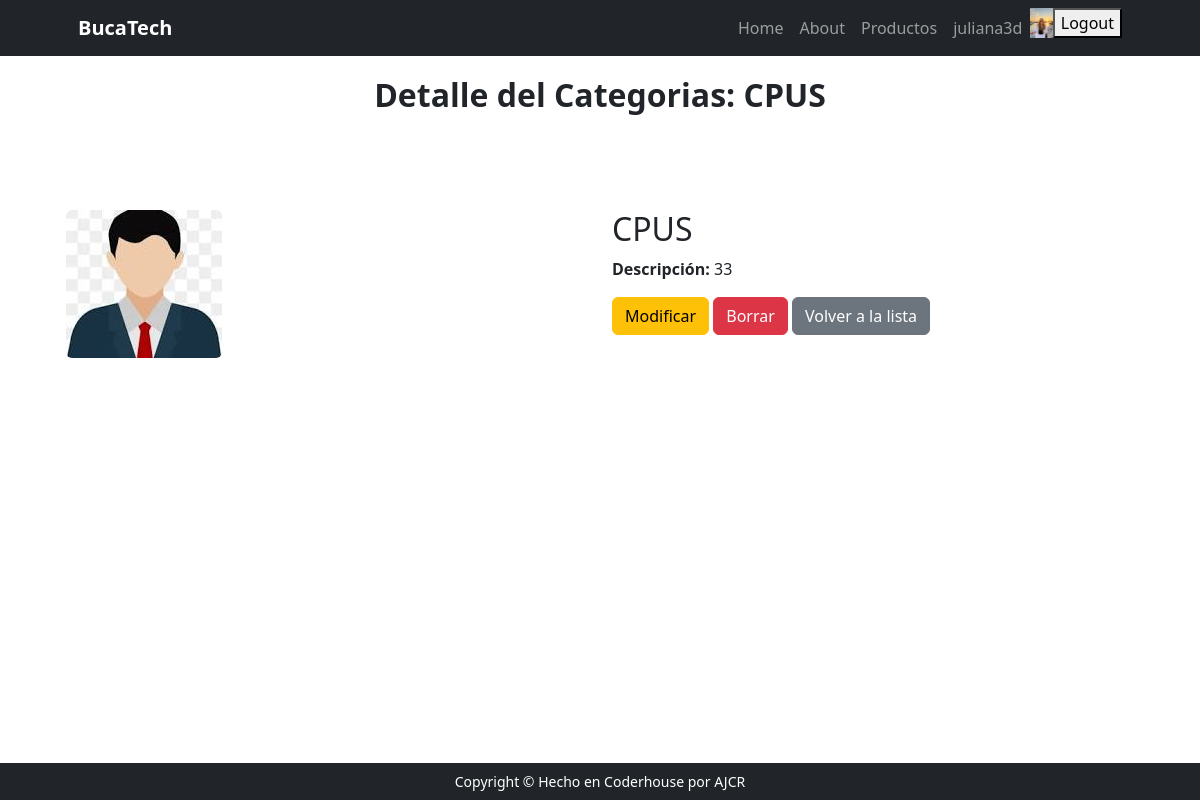
The page /products/category/detail/3 (signed in) on the database as committed earlier.
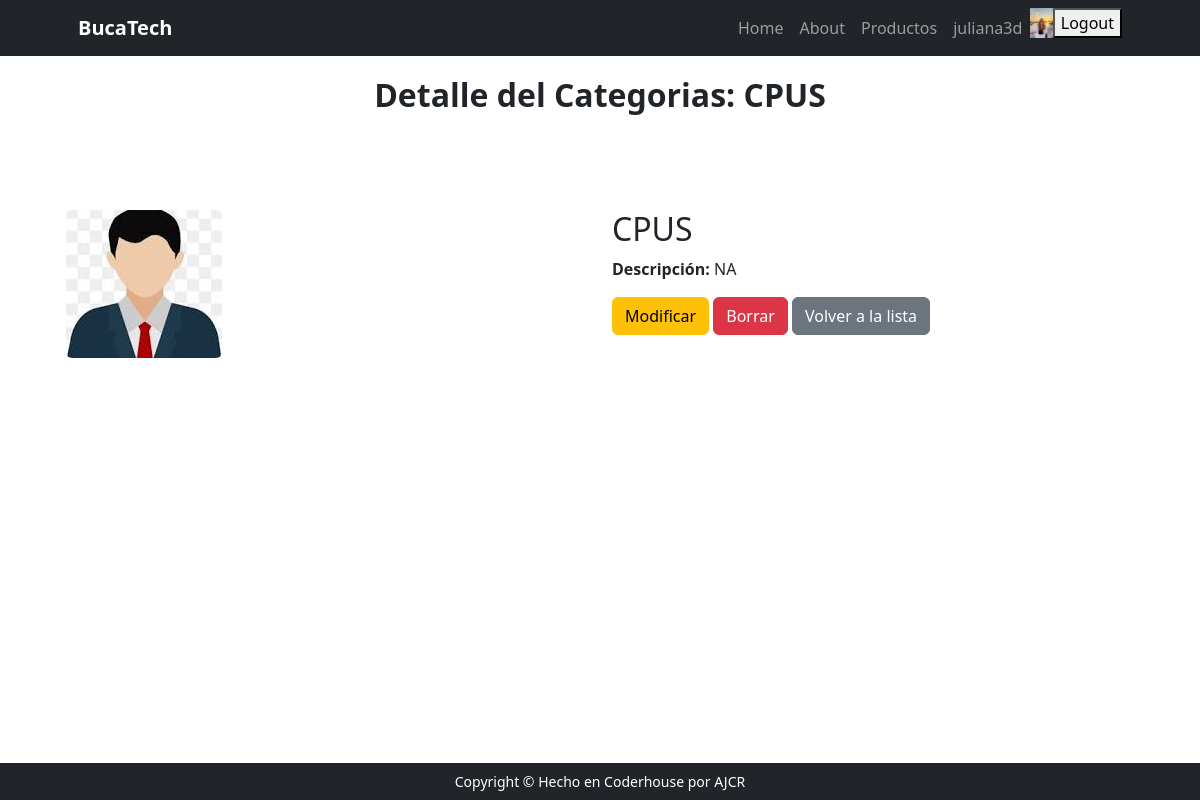
The same page on the database as committed later.
### ventas/models.py (models this page shows, shortened)
class Vendedor(models.Model):
    usuario = models.OneToOneField(User, on_delete=models.CASCADE, related_name='vendedor')
    celular = models.CharField(max_length=50, blank=True, null=True)
    avatar = models.ImageField(upload_to='avatares', blank=True, null=True)
    class Meta:
        verbose_name = 'Vendedor'
        verbose_name_plural = 'Vendedores'

### productos/models.py (models this page shows, shortened)
class Category(models.Model):
    name = models.CharField(max_length=100)
    description = models.TextField()
    class Meta:
        verbose_name = 'Categoría de Producto'
        verbose_name_plural = 'Categorías de Productos'

### productos/views.py (the view)
class CategoryDetail(DetailView):
    model = Category
    template_name = 'product/category_detail.html' ## Preguntar como arreglar

### productos/templates/product/category_detail.html
{% extends 'core/base.html' %}
{% load static %}
{% block header %}
    Detalle del Categorias: {{ category.name }}
{% endblock header %}
{% block main %}
<div class="container my-5">
    <div class="row">
        <div class="col-md-6">
            {% if category.image %}
                <img src="{{ category.image.url }}" class="img-fluid rounded" alt="{{ category.name }}">
            {% else %}
                <img src="{% static 'core/img/no-image.png' %}" class="img-fluid rounded" alt="No Image Available">
            {% endif %}
        </div>
        <div class="col-md-6">
            <h2>{{ category.name }}</h2>
            <p><strong>Descripción:</strong> {{ category.description }}</p>
            <a href="{% url 'productos:category_update' category.id %}" class="btn btn-warning">Modificar</a>
            <a href="{% url 'productos:category_delete' category.id %}" class="btn btn-danger">Borrar</a>
            <a href="{% url 'productos:category_list' %}" class="btn btn-secondary">Volver a la lista</a>
        </div>
    </div>
</div>
{% endblock main %}

### core/templates/core/base.html (shortened to what this page needs)
{% load static %}
<!DOCTYPE html>
<html lang="es">
    <head>
        <link href="https://cdn.jsdelivr.net/npm/bootstrap-icons@1.5.0/font/bootstrap-icons.css"
              rel="stylesheet" />
        <link href="{% static 'core/css/styles.css' %}" rel="stylesheet" />
    </head>
    <body class="d-flex flex-column h-100">
        <main class="flex-shrink-0">
            {% include 'core/componentes/navbar.html' %}
            <section class="py-3">
                <div class="container px-5 my-1">
                    <div class="row gx-5 justify-content-center">
                        <div class="col-lg-8 col-xl-6">
                            <div class="text-center">
                                <h2 class="fw-bolder">{% block header %}
                                    {% endblock header %}</h2>
                            </div>
                        </div>
                    </div>
                </div>
            </section>
            <section class="py-3">
                <div class="container px-5 my-1">
                    <div class="row gx-5 justify-content-center">
                        {% block main %}
                        {% endblock main %}
                    </div>
                </div>
        </main>
        {% include 'core/componentes/footer.html' %}
    </body>
</html>

### core/templates/core/componentes/navbar.html (shortened to what this page needs)
{% load static %}
<nav class="navbar navbar-expand-lg navbar-dark bg-dark">
    <div class="container px-5">
        <a class="navbar-brand" href="{% url 'core:index' %}">
            <strong>BucaTech</strong>
        </a>
        <div class="collapse navbar-collapse" id="navbarSupportedContent">
            <ul class="navbar-nav ms-auto mb-2 mb-lg-0">
                <li class="nav-item"><a class="nav-link" href="{% url 'core:index' %}">Home</a></li>
                <li class="nav-item"><a class="nav-link" href="{% url 'core:about' %}">About</a></li>
                {% if user.is_authenticated %}
                <li class="nav-item"><a class="nav-link" href="{% url 'productos:index' %}">Productos</a></li>
                <li class="nav-item"><a class="nav-link" href="{% url 'core:profile' %}">{{ user.username }}</a></li>
                {% if user.vendedor.avatar %}
                <img src="{{ user.vendedor.avatar.url }}" alt="avatar" style="height: 30px" />
                {% else %}
                <img src="{% static 'core/img/perfil.png' %}" alt="avatar" style="height: 30px" />
                {% endif %}
            <form action="{% url 'core:logout' %}" method="post">
                <button type="submit">Logout</button>
            </form>
            {% else %}
            <li class="nav-item"><a class="nav-link" href="{% url 'core:login' %}">Login</a></li>
            {% endif %}
        </ul>
    </div>
</div>
</nav>

### core/templates/core/componentes/footer.html (shortened to what this page needs)
<footer class="bg-dark py-2 fixed-bottom">
    <div class="container px-4 px-lg-5">
        <div class="col-auto">
            <div class="small m-0 text-white text-center">Copyright &copy; Hecho en Coderhouse por AJCR</div></div>
            </div>
</footer>

Rows that differ between the two databases and show on the page:
changed Category "CPUS": description "33" → "NA"
